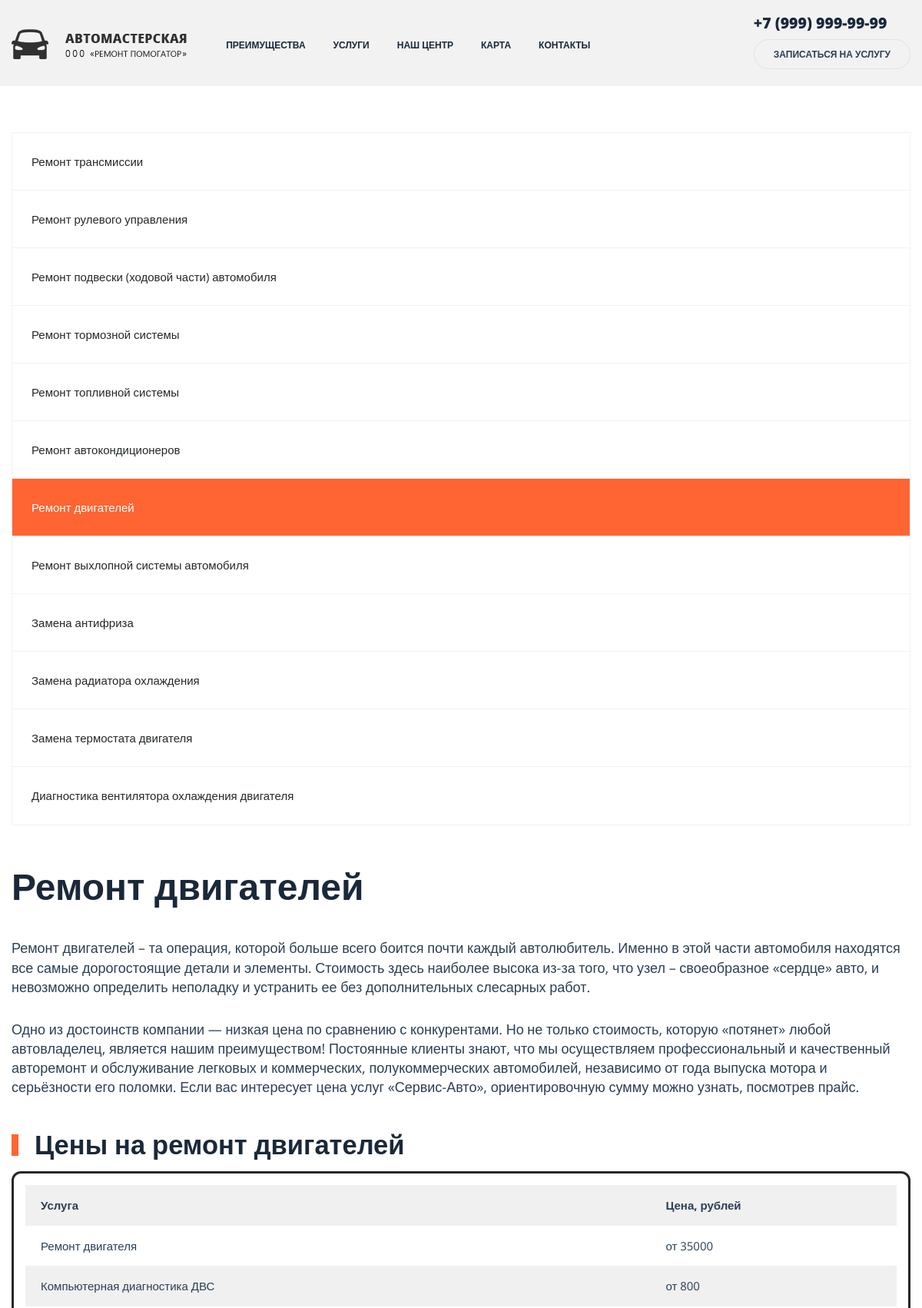
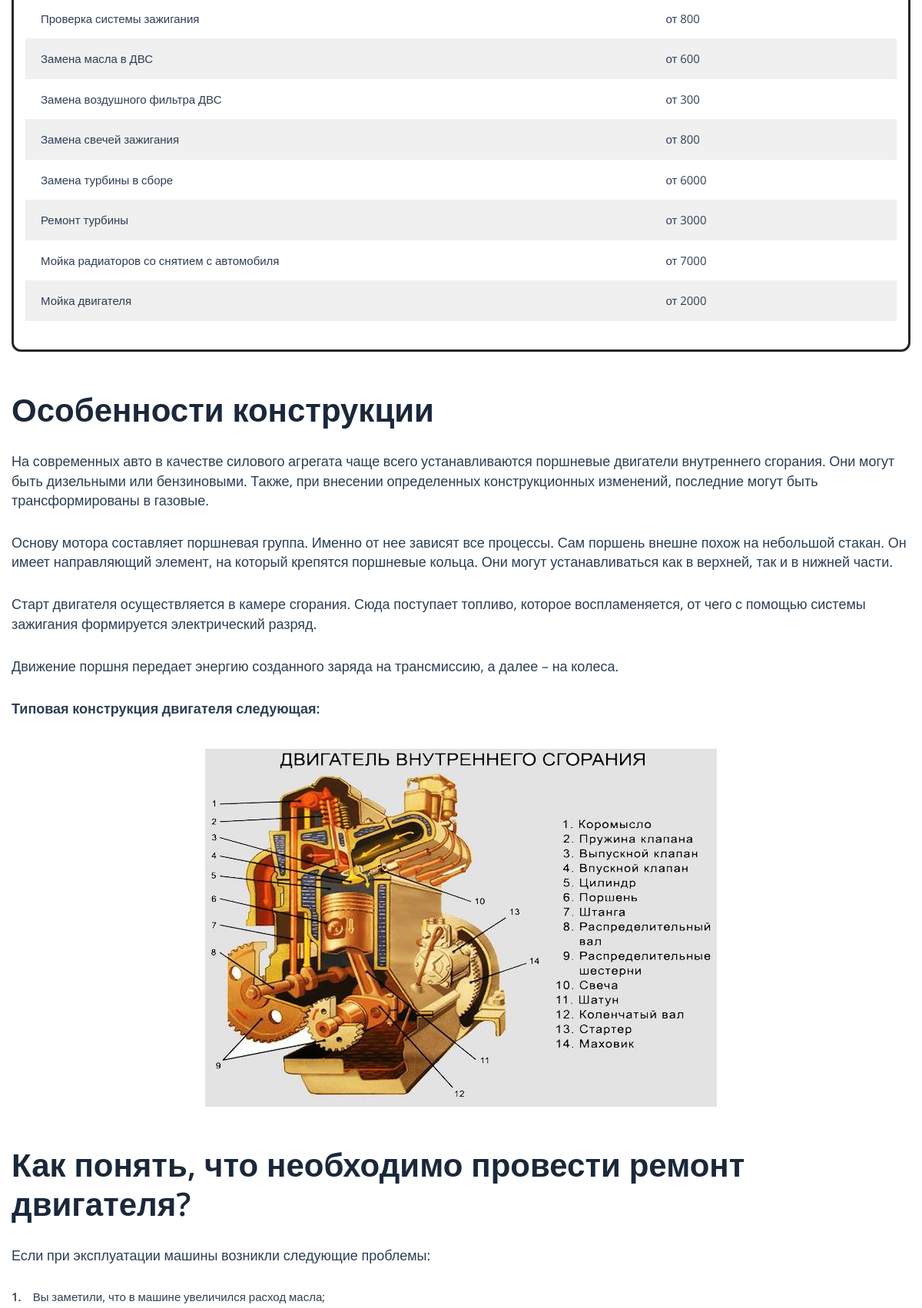
Page /index8.php (upper part) on the committed database (2 pictures, top to bottom).
### tables this page shows
CREATE TABLE `service_price_list` (
  `idservice_price_list` int(11) NOT NULL,
  `idservice` int(11) NOT NULL,
  `price` int(11) NOT NULL,
  `start_data` date NOT NULL,
  `end_data` date DEFAULT NULL
);

CREATE TABLE `service` (
  `idservice` int(11) NOT NULL,
  `id_type` int(11) NOT NULL,
  `service` varchar(500) DEFAULT NULL
);

### index8.php (the view, shortened to what this page needs)
<!DOCTYPE html>
<html lang="en" dir="ltr">
  <head>
    <link rel="stylesheet" href="https://stackpath.bootstrapcdn.com/bootstrap/4.1.3/css/bootstrap.min.css"
>
    <link rel="stylesheet" href="https://use.fontawesome.com/releases/v5.6.1/css/all.css"
>
    <link rel="stylesheet" href="css/main2.css">
    <link rel="stylesheet" href="css/media.css">
    <link rel="stylesheet" href="css/animate.css">
    <link rel='stylesheet' id='wp-block-library-css' href='css/style.min-1.css' type='text/css' media='all'>
    <link rel='stylesheet' id='autoservice-style-css' href='css/wmac_single_71dfaf63ff26cdcd8f13a55f6c5f486d-1.css' type='text/css' media='all'>
    <link rel='stylesheet' id='autoservice-main-css' href='css/wmac_single_ce631b6e98131e308f29fbe37d2114e2-1.css' type='text/css' media='all'>
    <link rel='stylesheet' id='autoservice-media-main-css' href='css/wmac_single_e65cdca6a25d2c07eeefa16406e77695-1.css' type='text/css' media='all'>
  </head>
  <body>
    <header>
      <nav class="navbar navbar-expand-lg sticky-top">
        <div class="container">
          <a href="index.html" class="navbar-brad">
            <img src="img/logo.svg" alt="" class="logo">
          </a>
          <div class="collapse navbar-collapse" id="navbarResponsive">
            <ul class="navbar-nav">
            <li class="nav-item">
                <a href="index.html#why" class="nav-link active">
                  Преимущества
                </a>
              </li>
              <li class="nav-item">
                <a href="index2.php" class="nav-link">
                  Услуги
                </a>
              </li>
              <li class="nav-item">
                <a href="index.html#look" class="nav-link">
                  Наш центр
                </a>
              </li>
              <li class="nav-item">
                <a href="index.html#place" class="nav-link">
                  Карта
                </a>
              </li>
              <li class="nav-item">
                <a href="index.html#footer" class="nav-link">
                  Контакты
                </a>
              </li>
            </ul>
          </div>
          <div class="clearfix d-none d-lg-block">
           <div class="contacts__phone bolder">
             +7 (999) 999-99-99
           </div>
           <a class="contacts__btn upper bolder"  onclick="document.getElementById('servicerequestModal').style.display='block'">
             Записаться на услугу
           </a>
          </div>
        </div>
      </nav>
    </header>
    <div id="content" class="site-content">
			<div class="wrapper">
				<div class="inner">
					<div class="inner-page">
						<aside id="secondary" class="widget-area">
							<nav class="sidebar-nav">
                  <ul>
                    <li class="page_item page-item-468 page_item_has_children"><a href="index2.php">Ремонт трансмиссии</a>
                    </li>
                    <li class="page_item page-item-469 page_item_has_children"><a href="index3.php">Ремонт рулевого управления</a>
                    </li>
                    <li class="page_item page-item-470 page_item_has_children"><a href="index4.php">Ремонт подвески (ходовой части) автомобиля</a>
                    </li>
                    <li class="page_item page-item-471 page_item_has_children"><a href="index5.php">Ремонт тормозной системы</a>
                    </li>
                    <li class="page_item page-item-472 page_item_has_children"><a href="index6.php">Ремонт топливной системы</a>
                    </li>
                    <li class="page_item page-item-473 page_item_has_children"><a href="index7.php">Ремонт автокондиционеров</a>
                    </li>
                    <li class="page_item page-item-474 current_page_item"><a href="index8.php">Ремонт двигателей</a>
                    </li>
                    <li class="page_item page-item-475 page_item_has_children"><a href="index9.php">Ремонт выхлопной системы автомобиля</a>
                    </li>
                    <li class="page_item page-item-994"><a href="index10.php">Замена антифриза</a></li>
                    <li class="page_item page-item-1001"><a href="index11.php">Замена радиатора охлаждения</a></li>
                    <li class="page_item page-item-1004"><a href="index12.php">Замена термостата двигателя</a></li>
                    <li class="page_item page-item-1007"><a href="index13.php" aria-current="page">Диагностика вентилятора охлаждения двигателя</a></li>
                  </ul>
							</nav>
						</aside>
						<div id="primary" class="content-area">
							<main id="main" class="site-main">
								<div class="inner-page-preview section mb0">
									<div class="inner-page-preview-layout">
										<div class="section-title">
											<h1>Ремонт двигателей</h1>
										</div>
									</div>
								</div>
								<article id="post-474" class="post-474 page type-page status-publish has-post-thumbnail hentry">
									<div class="entry-content">
										<div id="seo-block_5efdeaf097341" class="seo section mb0">
											<div class="section-bg"></div>
											<div class="seo-layout">
												<div class="section-desc">
													<p>Ремонт двигателей – та операция, которой больше всего боится почти каждый автолюбитель. Именно в этой части автомобиля находятся все самые дорогостоящие детали и элементы. Стоимость здесь наиболее высока из-за того, что узел – своеобразное «сердце» авто, и невозможно определить неполадку и устранить ее без дополнительных слесарных работ.</p>
													<p>Одно из достоинств компании — низкая цена по сравнению с конкурентами. Но не только стоимость, которую «потянет» любой автовладелец, является нашим преимуществом! Постоянные клиенты знают, что мы осуществляем профессиональный и качественный авторемонт и обслуживание легковых и коммерческих, полукоммерческих автомобилей, независимо от года выпуска мотора и серьёзности его поломки. Если вас интересует цена услуг «Сервис-Авто», ориентировочную сумму можно узнать, посмотрев прайс.</p>
												</div>
											</div>
										</div>
										<h2>Цены на ремонт двигателей</h2>
										<figure class="wp-block-table is-style-stripes">
											<table>
												<tbody>
													<tr>
                            <td><strong>Услуга</strong></td>
                            <td><strong>Цена, рублей</strong></td>
													</tr>
													<?php
                                                    include('admin/database/dbconfig.php');
                          $sql = "SELECT s.service, spl.price FROM service s LEFT JOIN service_price_list spl
                          ON s.idservice = spl.idservice WHERE s.id_type = 7 AND spl.end_data IS NULL";
                          $result = $connection->query($sql);
                          while($row = $result->fetch_assoc()) {
                              echo"
                            <tr>
                                <td>" . $row["service"] ."</td>
                                <td>от " . $row["price"] ."</td>
                            </tr>";
                          }
                                                    ?>
												</tbody>
											</table>
										</figure>
										<div id="seo-block_5efdeb7c97342" class="seo section mb0">
											<div class="section-bg"></div>
											<div class="seo-layout">
												<div class="section-title">
													<h2>Особенности конструкции</h2>
												</div>
												<div class="section-desc">
													<p>На современных авто в качестве силового агрегата чаще всего устанавливаются поршневые двигатели внутреннего сгорания. Они могут быть дизельными или бензиновыми. Также, при внесении определенных конструкционных изменений, последние могут быть трансформированы в газовые. </p>
													<p>Основу мотора составляет поршневая группа. Именно от нее зависят все процессы. Сам поршень внешне похож на небольшой стакан. Он имеет направляющий элемент, на который крепятся поршневые кольца. Они могут устанавливаться как в верхней, так и в нижней части.</p>
													<p>Старт двигателя осуществляется в камере сгорания. Сюда поступает топливо, которое воспламеняется, от чего с помощью системы зажигания формируется электрический разряд. </p>
													<p>Движение поршня передает энергию созданного заряда на трансмиссию, а далее – на колеса.</p>
													<p><span class="fz18 text-semi-bold">Типовая конструкция двигателя следующая:</span></p>
												</div>
											</div>
										</div>
										<div class="wp-block-image">
											<figure class="aligncenter size-large"><img loading="lazy" width="666" height="466" src="img/dvigatel-vnutrennego-sgoraniya.jpg"></figure>
										</div>
										<div id="seo-block_5efded2697343" class="seo section mb0">
											<div class="section-bg"></div>
											<div class="seo-layout">
												<div class="section-title">
													<h2>Как понять, что необходимо провести ремонт двигателя?</h2>
												</div>
												<div class="section-desc">
													<p>Если при эксплуатации машины возникли следующие проблемы:</p>
													<ol>
														<li>Вы заметили, что в машине увеличился расход масла;</li>
													</ol>
												</div>
											</div>
										</div>
                                    </article>
                                </main>
                            </div>
                        </div>
                    </div>
                </div>
            </div>
</body>
</html>

### css/main2.css (style rules this page uses)
html { font-size: 15px; }
body { font-family: 'Open Sans', sans-serif; color: #2c3f55; overflow-x: hidden; }
ul, li { display: block; margin: 0px; padding: 0px; }
.container { position: relative; }
* { -moz-transition: all 0.3s ease; -webkit-transition-property: all; -webkit-transition-duration: 0.3s; -webkit-transition-timing-function: ease; }
h2 { font-size: 2.3rem; font-weight: 600; color: #1a283a; margin-left: 30px; margin-top: 0px; margin-bottom: 0px; }
h2:before { content: ''; display: block; background: #FF6433; width: 9px; height: 28px; position: absolute; margin-top: 8px; margin-left: -30px; }
.bolder { font-weight: 800; }
.upper { text-transform: uppercase; }
.navbar { background: #F2F2F2; padding: 15px 0 31px 0; }
.logo { margin-top: 20px; }
.navbar-nav { margin: 22px 0 0 75px; }
.nav-link { color: #1A283A; text-transform: uppercase; font-weight: 800; border-radius: 60px; font-size: 0.8rem; padding: 8px 18px !important; padding-left: 40px; }
.contacts__phone { font-size: 1.667rem; color: #1A283A; margin-bottom: 14px; }
.contacts__btn { font-size: 0.8rem; border: 1px solid #E2E2E2; padding: 10px 25px; color: #1A283A; border-radius: 60px; }
h1 { font-size: 3.333rem; color: #1a283a; font-weight: 600; margin: 80px 0 80px 0; line-height: 1.2em; }
.section-title { margin-top: 50px; }

### css/media.css (style rules this page uses)
@media screen and (max-width: 1200px) { body { overflow-x: hidden; } }
@media (min-width: 992px) and (max-width: 1200px) { .container { max-width: 100%; } }
@media (min-width: 992px) and (max-width: 1200px) { .navbar-nav { margin-left: 4.5%; } }
@media (min-width: 992px) and (max-width: 1200px) { .contacts__phone { font-size: 1.3rem; } }

### css/style.min-1.css (style rules this page uses)
.wp-block-image { margin-bottom:1em }
.wp-block-image img { max-width:100% }
.wp-block-image:not(.is-style-rounded) img { border-radius:inherit }
.wp-block-image .aligncenter,.wp-block-image .alignleft,.wp-block-image .alignright { display:table }
.wp-block-image .aligncenter { margin-left:auto; margin-right:auto }
.wp-block-table { overflow-x:auto }
.wp-block-table table { width:100% }
.wp-block-table.is-style-stripes { border-spacing:0; border-collapse:inherit; background-color:transparent; }
.wp-block-table.is-style-stripes tbody tr:nth-child(odd) { background-color:#f0f0f0 }
.wp-block-table.is-style-stripes td,.wp-block-table.is-style-stripes th { border-color:transparent }
.aligncenter { clear:both }

### css/wmac_single_71dfaf63ff26cdcd8f13a55f6c5f486d-1.css (style rules this page uses)
html { line-height:1.15; -webkit-text-size-adjust:100% }
body { margin:0 }
h1 { font-size:2em; margin:.67em 0 }
body,button,input,select,optgroup,textarea { font-size:16px; font-size:1rem; line-height:1.5 }
h1,h2,h3,h4,h5,h6 { clear:both }
p { margin-bottom:1.5em }
ul,ol { margin:30px 0 }
ul { list-style:disc }
ol { list-style:decimal }
img { height:auto; max-width:100% }
figure { margin:1em 0 }
table { margin:0 0 1.5em; width:100% }
.aligncenter { clear:both; display:block; margin-left:auto; margin-right:auto }
.clear:before,.clear:after,.entry-content:before,.entry-content:after,.comment-content:before,.comment-content:after,.site-header:before,.site-header:after,.site-content:before,.site-content:after,.site-footer:before,.site-footer:after { content:""; display:table; table-layout:fixed }
.clear:after,.entry-content:after,.comment-content:after,.site-header:after,.site-content:after,.site-footer:after { clear:both }

### css/wmac_single_e65cdca6a25d2c07eeefa16406e77695-1.css (style rules this page uses)
@media screen and (max-width:1200px) { .inner-page { display:block } }
@media screen and (max-width:1200px) { .widget-area { width:100%; margin-bottom:30px } }

### rows in the picture
service_price_list: idservice.service "Ремонт двигателя", price "35000"
service_price_list: idservice.service "Компьютерная диагностика ДВС", price "800"
service_price_list: idservice.service "Проверка системы зажигания", price "800"
service_price_list: idservice.service "Замена масла в ДВС", price "600"
service_price_list: idservice.service "Замена воздушного фильтра ДВС", price "300"
service_price_list: idservice.service "Замена свечей зажигания", price "800"
service_price_list: idservice.service "Замена турбины в сборе", price "6000"
service_price_list: idservice.service "Ремонт турбины", price "3000"
service_price_list: idservice.service "Мойка радиаторов со снятием с автомобиля", price "7000"
service_price_list: idservice.service "Мойка двигателя", price "2000"
